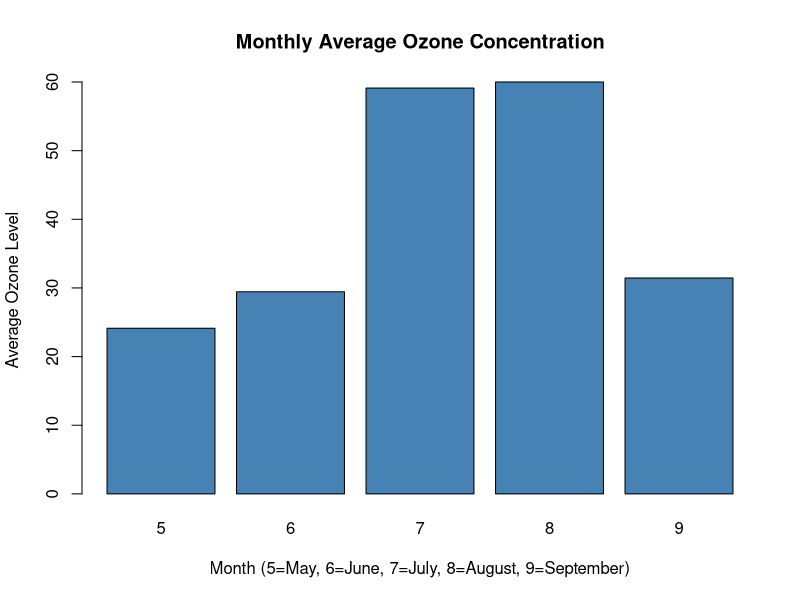
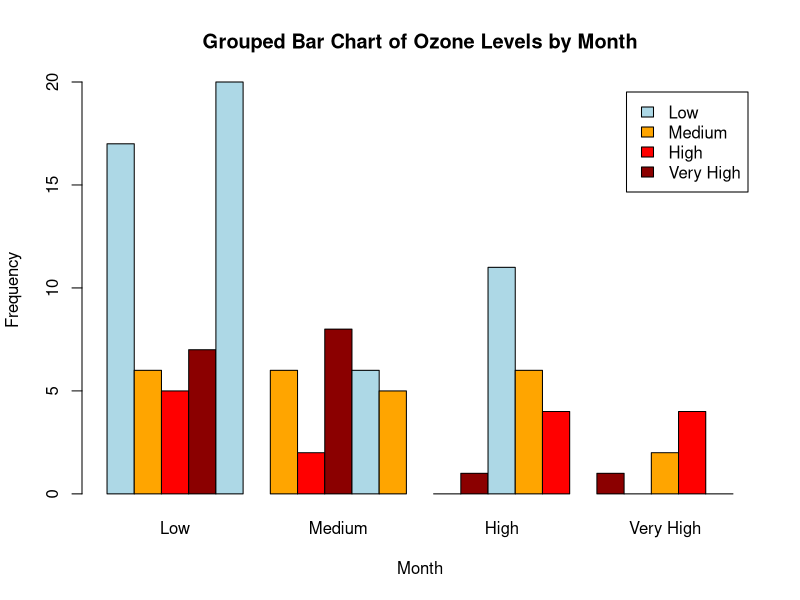
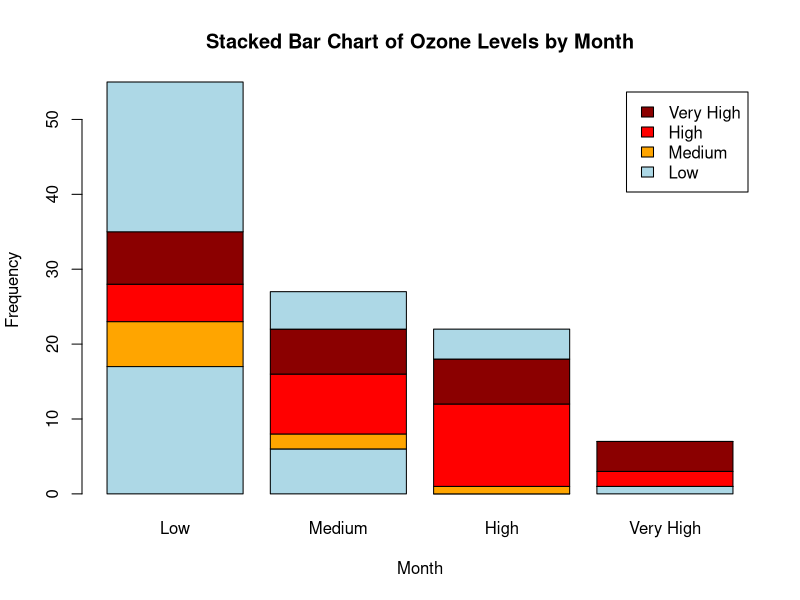

The R source for these figures, in order:
#Data visualization- Week-3b)
#objective
#Load air quality dataset in R and visualize ozone concentration in air.
# Load the built-in airquality dataset
data("airquality")

str(airquality)
View(airquality)
class(airquality)
?airquality

# Remove missing values
aq <- na.omit(airquality)

# Bar Chart

# Calculate monthly average ozone
monthly_ozone <- tapply(
  aq$Ozone,
  aq$Month,
  mean
)

# Display monthly averages
print(monthly_ozone)

#  Bar Plot
barplot(
  monthly_ozone,
  main = "Monthly Average Ozone Concentration",
  xlab = "Month (5=May, 6=June, 7=July, 8=August, 9=September)",
  ylab = "Average Ozone Level",
  col = "steelblue"
)

#  Grouped Bar Chart


# Convert Ozone values into categories
ozone_level <- cut(
  aq$Ozone,
  breaks = c(0, 30, 60, 100, 200),
  labels = c("Low", "Medium", "High", "Very High")
)
# Create frequency table
ozone_table <- table(aq$Month, ozone_level)

# Grouped Bar Plot
barplot(
  ozone_table,
  beside = TRUE,
  col = c("lightblue", "orange", "red", "darkred"),
  main = "Grouped Bar Chart of Ozone Levels by Month",
  xlab = "Month",
  ylab = "Frequency",
  legend = colnames(ozone_table)
)
# Stacked Bar Chart

barplot(
  ozone_table,
  beside = FALSE,
  col = c("lightblue", "orange", "red", "darkred"),
  main = "Stacked Bar Chart of Ozone Levels by Month",
  xlab = "Month",
  ylab = "Frequency",
  legend = colnames(ozone_table)
)
